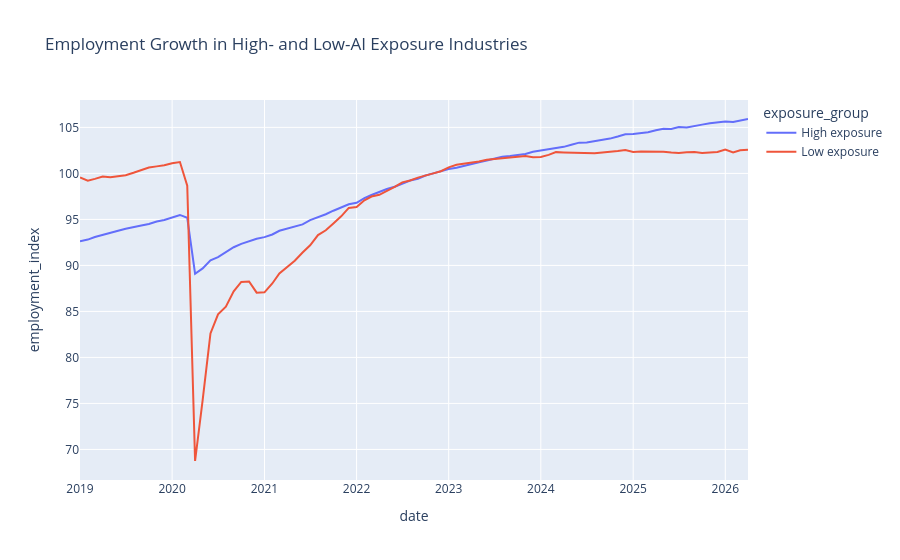

The notebook cell saved with this chart:
### Code cell
px.line(
    plot_df,
    x="date",
    y="employment_index",
    color="exposure_group",
    title="Employment Growth in High- and Low-AI Exposure Industries"
)
